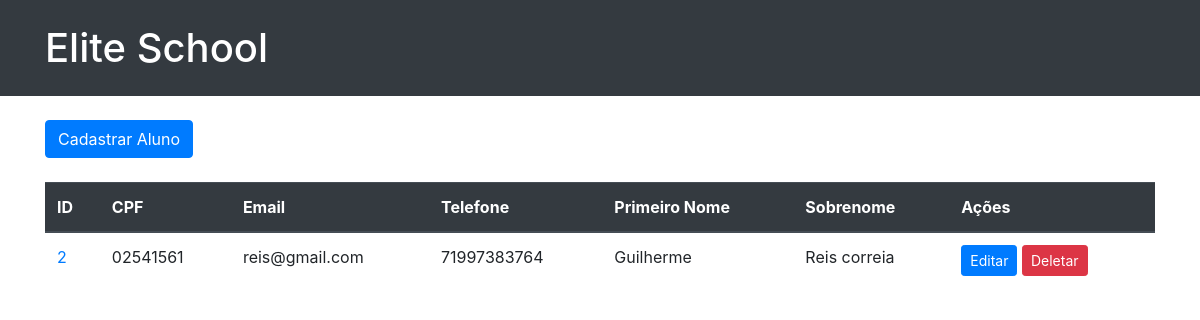
The page /alunosCadastrados (signed in) on the database its author committed.
### escolas/models.py (models this page shows)
class Aluno(models.Model):
    primeiroNome = models.CharField(max_length=50)
    sobrenome = models.CharField(max_length=80)
    telefone = models.CharField(max_length=11)
    email = models.CharField(max_length=60,unique=True)
    cpf = models.CharField(max_length=11,unique=True)

### escolas/views.py (the view)
# urls.py: path('alunosCadastrados', views.alunosCadastrados, name='alunosCadastrados'),
@login_required
def alunosCadastrados(requests):
    alunos = Aluno.objects.order_by('id')
    contexto = {'alunos': alunos}
    return render(requests, 'escolas/alunosCadastrados.html', contexto)

### escolas/templates/escolas/alunosCadastrados.html (shortened to what this page needs)
<!DOCTYPE html>
<html lang="en">
<head>
    <link rel="stylesheet" href="https://stackpath.bootstrapcdn.com/bootstrap/4.5.2/css/bootstrap.min.css">
    <link rel="stylesheet" href="https://stackpath.bootstrapcdn.com/bootstrap/4.5.2/css/bootstrap-theme.min.css">
</head>
<body>
   <header class="bg-dark text-white py-4">
        <div class="container">
            <h1 class="mb-0">
                <a href="{% url 'index' %}" class="text-white">Elite School</a>
            </h1>
        </div>
   </header>
   <main class="container py-4">
    <div class="mb-4">
        <a href="{% url 'cadastrarAluno' %}" class="btn btn-primary">Cadastrar Aluno</a>
    </div>
        {% block content %}
        <table class="table">
            <thead class="thead-dark">
                <tr>
                    <th>ID</th>
                    <th>CPF</th>
                    <th>Email</th>
                    <th>Telefone</th>
                    <th>Primeiro Nome</th>
                    <th>Sobrenome</th>
                    <th>Ações</th>
                </tr>
            </thead>
            <tbody>
                {% for aluno in alunos %}
                    <tr>
                        <td><a href="{% url 'curso' idAluno=aluno.id %}">{{ aluno.id }}</a></td>
                        <td>{{ aluno.cpf }}</td>
                        <td>{{ aluno.email }}</td>
                        <td>{{ aluno.telefone }}</td>
                        <td>{{ aluno.primeiroNome }}</td>
                        <td>{{ aluno.sobrenome }}</td>
                        <td>
                            <a href="{% url 'editarAluno' aluno.id %}" class="btn btn-sm btn-primary">Editar</a>
                            <a href="{% url 'deletarAluno' aluno.id %}" class="btn btn-sm btn-danger">Deletar</a>
                        </td>
                    </tr>
                {% empty %}
                <tr>
                    <td colspan="7" class="text-center">Não há alunos registrados</td>
                </tr>
                {% endfor %}
            </tbody>
        </table>
        {% endblock content %}
   </main>
</body>
</html>

### rows shown on the page
Aluno: id "2", cpf "02541561", email "reis@gmail.com", telefone "71997383764", primeiroNome "Guilherme", sobrenome "Reis correia"
